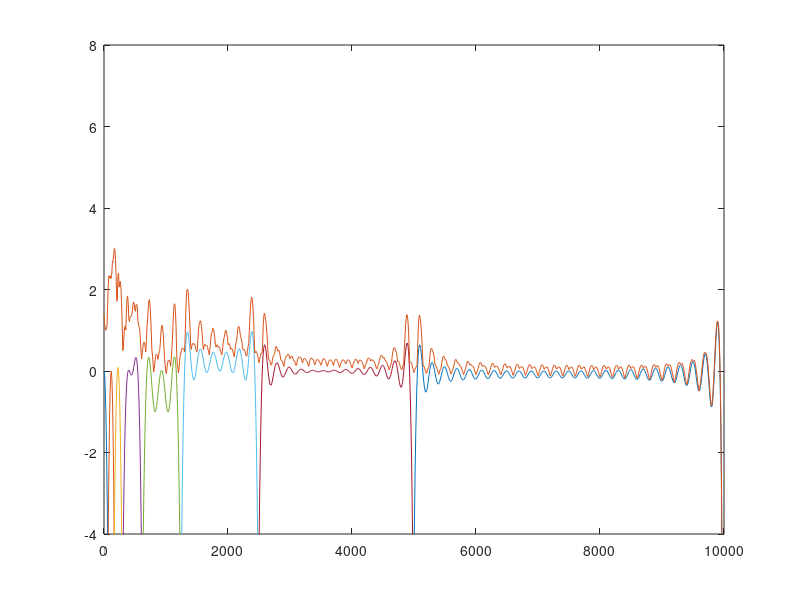

Here is the MATLAB script that generated this plot: (Note: this script raises an error after producing the figure.)
% Title: filter_design.m
% Author: Mathias Lundell
% Date: 2011-04-12
% Description:
% File which generates coefficients for 8 filters of different order.

% 2011-05-09
% Changed sampling frequency to 20kHz. Added option to write coefficients
% to file.

clc;clear;

% Write to file? 
% 1 = yes, 0 = no
write_to_file = 1;

% Sampling frequency
fs = 20e3;

% Number of bits for coefficients.
bits = 13;

% Nyquist frequency
Nyquist = fs/2;

% Define order for all filters:
%filter_order = [211 211 211 211 157 127 31 15];
%filter_order = [64 64 64 64 64 64 64 64];
filter_order = [199 199 199 199 199 199 199 199];

% Define weights
filter_weight = [1 1 1 1 1 1 1 1];

% Cut-off frequencies
fc = 1e4*1./[2^7, 2^6, 2^5, 2^4, 2^3, 2^2, 2^1, 1.0000001];

% Normalized cut-off frequencies
fc_norm = fc/Nyquist;

% Generate coefficients
win = kaiser(filter_order(1)+1);
b{1} = fir1(filter_order(1), fc_norm(1), 'low', win);
for i = 2:8
    win = kaiser(filter_order(i)+1);
    b{i} = fir1(filter_order(i), [fc_norm(i-1) fc_norm(i)], 'bandpass', win);
end;

% Weigh coefficients
for i = 1:8
    b{i} = b{i}./filter_weight(i);
end;

% Calculate frequency response
n = 1024; % Number of points to use
[h1 w] = freqz(b{1}, 1, n);
h2 = freqz(b{2}, 1, n);
h3 = freqz(b{3}, 1, n);
h4 = freqz(b{4}, 1, n);
h5 = freqz(b{5}, 1, n);
h6 = freqz(b{6}, 1, n);
h7 = freqz(b{7}, 1, n);
h8 = freqz(b{8}, 1, n);

abs_h = [abs(h1) abs(h2) abs(h3) abs(h4) abs(h5) abs(h6) abs(h7) abs(h8)]';
h_sum = sum(abs_h);

dB = @(x) 20*log10(abs(x));

% Plot frequency response
f = w*Nyquist/pi;
plot(f, dB(h1), f, dB(h2), f, dB(h3), f, dB(h4), ...
    f, dB(h5), f, dB(h6), f, dB(h7), f, dB(h8), f, dB(h_sum));
axis([0 10e3 -4 8]);
hold on;

if write_to_file == 1
coeff_bin = '';
coeff_max = 2^(bits-1)-1;
for m=1:8
    for i=1:filter_order(m)+1
        y = b{m}(i) * coeff_max;
        y=round(y);
        l{m,i} = int2bin(y, bits);
    end;
end;

%Now let's write them to a text file 
fid=fopen('coeff.txt','wt');
fprintf(fid,'(');
for m=1:8
    fprintf(fid,'(');
    for i=1:filter_order(m)
        %fprintf(fid,'%s,',l{i,1:end})
        %fprintf(fid,'tc(%i,%i)<="%s";', m, i, l{m,i});
        fprintf(fid,'"%s",',l{m,i});
    end
    if m ~= 8
        fprintf(fid,'"%s"),\n',l{m,end});
    else
        fprintf(fid,'"%s"));',l{m,end});
    end
end
fclose(fid);
end;
